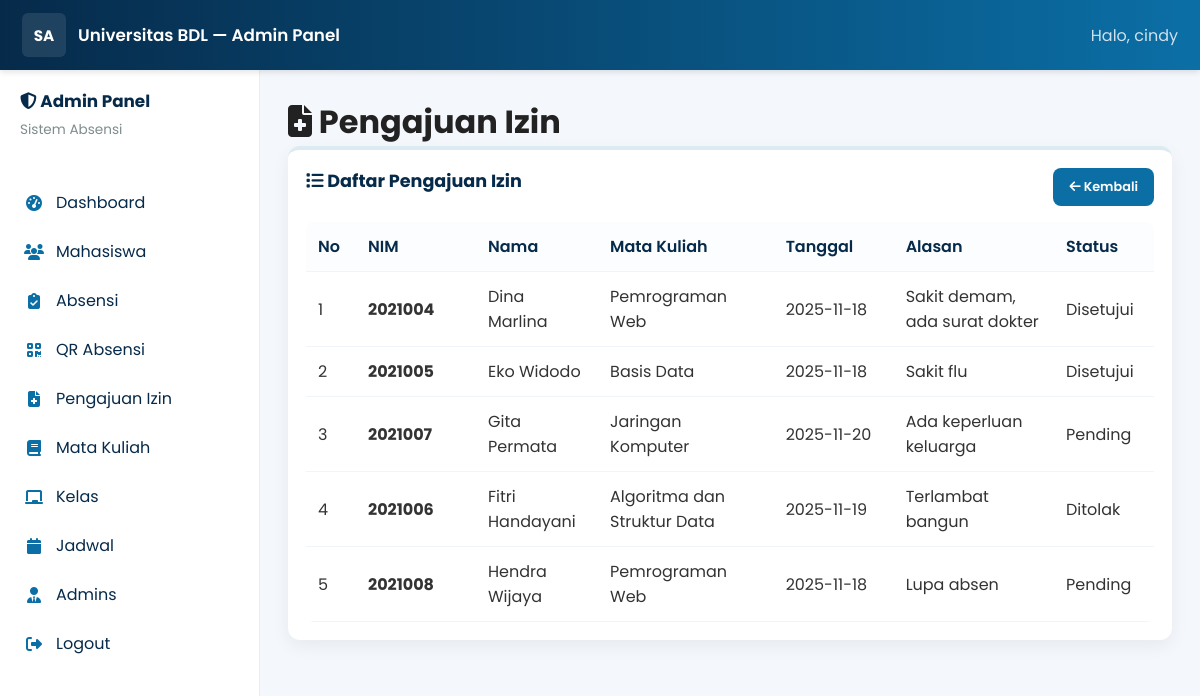
The app's page /public/admin/izin_requests.php (signed in) with its own data.
### tables this page shows
CREATE TABLE pengajuan_izin (
    id INT AUTO_INCREMENT PRIMARY KEY,
    id_mahasiswa INT NOT NULL,
    id_jadwal INT NOT NULL,
    tanggal DATE NOT NULL,
    alasan TEXT NOT NULL,
    bukti_url TEXT,
    status ENUM('pending', 'disetujui', 'ditolak') NOT NULL DEFAULT 'pending',
    verified_by INT,
    verified_at TIMESTAMP NULL DEFAULT NULL,
    created_at TIMESTAMP DEFAULT CURRENT_TIMESTAMP,
    deleted_at TIMESTAMP NULL DEFAULT NULL,
    FOREIGN KEY (id_mahasiswa) REFERENCES mahasiswa(id) ON DELETE CASCADE,
    FOREIGN KEY (id_jadwal) REFERENCES jadwal(id) ON DELETE CASCADE,
    FOREIGN KEY (verified_by) REFERENCES admin(id) ON DELETE SET NULL,
    INDEX idx_mhs_tgl (id_mahasiswa, tanggal),
    INDEX idx_status (status)
);

CREATE TABLE mahasiswa (
    id INT AUTO_INCREMENT PRIMARY KEY,
    nim VARCHAR(15) UNIQUE NOT NULL,
    nama VARCHAR(100) NOT NULL,
    email VARCHAR(100) UNIQUE NOT NULL,
    password VARCHAR(255) NOT NULL,
    face_id TEXT,
    created_at TIMESTAMP DEFAULT CURRENT_TIMESTAMP,
    deleted_at TIMESTAMP NULL DEFAULT NULL,
    INDEX idx_nim (nim),
    INDEX idx_email (email)
);

CREATE TABLE mata_kuliah (
    id INT AUTO_INCREMENT PRIMARY KEY,
    kode_mk VARCHAR(10) UNIQUE NOT NULL,
    nama_mk VARCHAR(100) NOT NULL,
    sks INT NOT NULL CHECK (sks BETWEEN 1 AND 6),
    created_at TIMESTAMP DEFAULT CURRENT_TIMESTAMP,
    deleted_at TIMESTAMP NULL DEFAULT NULL,
    INDEX idx_kode (kode_mk)
);

### public/admin/izin_requests.php (the view)
<?php
require_once __DIR__ . '/includes/header.php';
$res = $conn->query('SELECT p.id, m.nim, m.nama, mk.nama_mk, p.tanggal, p.alasan, p.status FROM pengajuan_izin p JOIN mahasiswa m ON p.id_mahasiswa = m.id JOIN jadwal j ON p.id_jadwal = j.id JOIN kelas k ON j.id_kelas = k.id JOIN mata_kuliah mk ON k.id_mk = mk.id ORDER BY p.created_at DESC');
?>
            <h1><i class="fas fa-file-medical"></i> Pengajuan Izin</h1>
            <div class="card">
                <div style="display: flex; justify-content: space-between; align-items: center; margin-bottom: 16px;">
                    <h2><i class="fas fa-list"></i> Daftar Pengajuan Izin</h2>
                    <a href="index.php" class="btn" style="font-size: 0.8rem;"><i class="fas fa-arrow-left"></i> Kembali</a>
                </div>
                <table>
                <thead><tr><th style="width: 50px;">No</th><th style="width: 120px;">NIM</th><th>Nama</th><th>Mata Kuliah</th><th style="width: 120px;">Tanggal</th><th>Alasan</th><th style="width: 100px;">Status</th></tr></thead>
                <tbody>
                <?php $i=1; if ($res): while($row = $res->fetch_assoc()): ?>
                <tr>
                <td><?php echo $i++; ?></td>
                <td><strong><?php echo htmlspecialchars($row['nim']); ?></strong></td>
                <td><?php echo htmlspecialchars($row['nama']); ?></td>
                <td><?php echo htmlspecialchars($row['nama_mk']); ?></td>
                <td><?php echo htmlspecialchars($row['tanggal']); ?></td>
                <td><?php echo htmlspecialchars(substr($row['alasan'], 0, 50)) . (strlen($row['alasan']) > 50 ? '...' : ''); ?></td>
                <td>
                    <?php
                    $status = htmlspecialchars($row['status']);
                    $class = '';
                    if ($status == 'disetujui') { $class = 'status-success'; }
                    elseif ($status == 'ditolak') { $class = 'status-danger'; }
                    else { $class = 'status-warning'; }
                    ?>
                    <span class="status-badge <?php echo $class; ?>"><?php echo ucfirst($status); ?></span>
                </td>
                </tr>
                <?php endwhile; else: ?>
                <tr><td colspan="7" style="text-align: center; color: var(--gray);">Tidak ada pengajuan izin.</td></tr>
                <?php endif; ?>
                </tbody></table>
            </div>
<?php require_once __DIR__ . '/includes/footer.php'; ?>

### public/admin/assets/css/admin.css (style rules this page uses)
:root { --primary: #062a4a; --secondary: #0b6fa6; --accent: #c49a6c; --success: #27ae60; --warning: #f39c12; --danger: #e74c3c; --light: #f4f7fb; --dark: #062a4a; --gray: #7f8c8d; }
* { margin: 0; padding: 0; box-sizing: border-box; font-family: 'Poppins', system-ui, -apple-system, 'Segoe UI', Roboto, 'Helvetica Neue', Arial; }
body { background-color: var(--light); color: #222; -webkit-font-smoothing: antialiased; }
.card { background: white; border-radius: 12px; box-shadow: 0 6px 18px rgba(10, 24, 40, 0.06); padding: 18px; transition: transform 0.18s ease, box-shadow 0.18s ease; border-top: 4px solid rgba(11, 111, 166, 0.14); }
.card h2 { font-size: 1.1rem; color: var(--dark); margin-bottom: 12px; }
table { border-collapse: collapse; width: 100%; background: white; border-radius: 8px; overflow: hidden; }
thead { background: #fbfdff; }
th { padding: 12px; text-align: left; font-weight: 600; color: var(--dark); border-bottom: 1px solid #f1f5f9; }
td { padding: 12px; border-bottom: 1px solid #f1f5f9; color: #333; }
.btn { display: inline-block; padding: 10px 16px; border-radius: 8px; background: var(--secondary); color: white; text-decoration: none; font-weight: 600; transition: all 0.3s ease; border: none; cursor: pointer; font-size: 0.9rem; }

### records on screen
pengajuan_izin: id_mahasiswa.nim "2021004", id_mahasiswa.nama "Dina Marlina", mata_kuliah.nama_mk "Pemrograman Web", tanggal "2025-11-18", alasan "Sakit demam, ada surat dokter", status "Disetujui"
pengajuan_izin: id_mahasiswa.nim "2021005", id_mahasiswa.nama "Eko Widodo", mata_kuliah.nama_mk "Basis Data", tanggal "2025-11-18", alasan "Sakit flu", status "Disetujui"
pengajuan_izin: id_mahasiswa.nim "2021007", id_mahasiswa.nama "Gita Permata", mata_kuliah.nama_mk "Jaringan Komputer", tanggal "2025-11-20", alasan "Ada keperluan keluarga", status "Pending"
pengajuan_izin: id_mahasiswa.nim "2021006", id_mahasiswa.nama "Fitri Handayani", mata_kuliah.nama_mk "Algoritma dan Struktur Data", tanggal "2025-11-19", alasan "Terlambat bangun", status "Ditolak"
pengajuan_izin: id_mahasiswa.nim "2021008", id_mahasiswa.nama "Hendra Wijaya", mata_kuliah.nama_mk "Pemrograman Web", tanggal "2025-11-18", alasan "Lupa absen", status "Pending"

### other values on screen
admin_name() "cindy"
